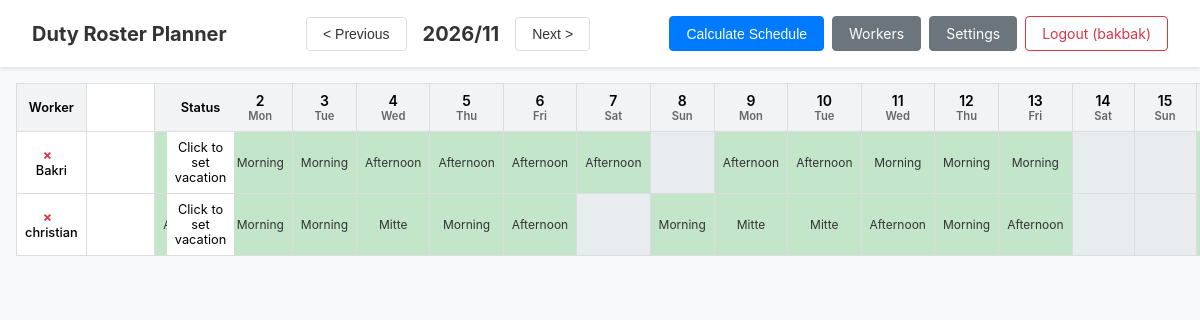
/ (signed in), run on the app's committed database.
### tables this page shows
CREATE TABLE workers (
                id INTEGER PRIMARY KEY AUTOINCREMENT,
                name TEXT NOT NULL,
                shift_preference TEXT,
                work_days_per_month INTEGER DEFAULT 20,
                category_id INTEGER,
                on_vacation INTEGER DEFAULT 0,
                vacation_start DATE,
                vacation_end DATE,
                created_at TIMESTAMP DEFAULT CURRENT_TIMESTAMP,
                FOREIGN KEY (category_id) REFERENCES categories(id)
            );

CREATE TABLE shifts (
                id INTEGER PRIMARY KEY AUTOINCREMENT,
                name TEXT NOT NULL,
                start_time TEXT NOT NULL,
                end_time TEXT NOT NULL,
                is_active INTEGER DEFAULT 1
            );

CREATE TABLE schedule (
                id INTEGER PRIMARY KEY AUTOINCREMENT,
                worker_id INTEGER NOT NULL,
                date DATE NOT NULL,
                shift_id INTEGER,
                status TEXT DEFAULT 'working',
                user_override INTEGER DEFAULT 0,
                UNIQUE(worker_id, date),
                FOREIGN KEY (worker_id) REFERENCES workers(id),
                FOREIGN KEY (shift_id) REFERENCES shifts(id)
            );

### app.py (the view)
@app.route('/')
@login_required
def roster():
    year = request.args.get('year', date.today().year, type=int)
    month = request.args.get('month', date.today().month, type=int)
    workers = db.get_workers()
    schedule = db.get_schedule(year, month)
    shifts = db.get_shifts()
    validation = scheduler.validate_schedule(year, month)
    _, days_in_month = calendar.monthrange(year, month)
    return render_template('roster.html',
                           workers=workers,
                           schedule=schedule,
                           year=year,
                           month=month,
                           validation=validation,
                           days_in_month=days_in_month,
                           shifts=shifts,
                           today=date.today())

### app.py (called while the page is built)
def get_weekday(year, month, day):
    return calendar.day_abbr[date(year, month, day).weekday()]

def get_cell(worker, day, year, month, schedule):
    worker_schedule = schedule.get(worker['id'], {})
    date_str = date(year, month, day).isoformat()
    return worker_schedule.get(date_str)

def get_cell_status(worker, day, year, month, schedule):
    cell = get_cell(worker, day, year, month, schedule)
    if cell:
        return cell['status']
    if scheduler.is_vacation_day(worker, date(year, month, day)):
        return 'vacation'
    return ''

def login_required(f):
    @wraps(f)
    def decorated(*args, **kwargs):
        if 'user_id' not in session:
            return redirect(url_for('login'))
        return f(*args, **kwargs)
    return decorated

@app.before_request
def debug_auth():
    app.logger.warning(
        "PATH=%s SECURE=%s USER_ID=%s TOKEN_EXISTS=%s",
        request.path,
        request.is_secure,
        session.get("user_id"),
        bool(session.get("token"))
    )

### database.py (called while the page is built)
    def get_workers(self) -> List[Dict]:
        cursor = self.conn.cursor()
        cursor.execute('''
            SELECT w.*, c.name as category_name, c.hours_per_week
            FROM workers w
            LEFT JOIN categories c ON w.category_id = c.id
            ORDER BY w.name
        ''')
        return [dict(row) for row in cursor.fetchall()]

    def get_shifts(self) -> List[Dict]:
        cursor = self.conn.cursor()
        cursor.execute("SELECT * FROM shifts WHERE is_active = 1 ORDER BY start_time")
        return [dict(row) for row in cursor.fetchall()]

### scheduler.py (called while the page is built)
    def get_days_in_month(self, year: int, month: int) -> List[date]:
        if month == 12:
            next_month = date(year + 1, 1, 1)
        else:
            next_month = date(year, month + 1, 1)
        start = date(year, month, 1)
        end = next_month - timedelta(days=1)
        days = []
        current = start
        while current <= end:
            days.append(current)
            current += timedelta(days=1)
        return days

    def is_vacation_day(self, worker: Dict, day: date) -> bool:
        if not worker['on_vacation'] or not worker['vacation_start'] or not worker['vacation_end']:
            return False
        vacation_start = date.fromisoformat(worker['vacation_start'])
        vacation_end = date.fromisoformat(worker['vacation_end'])
        return vacation_start <= day <= vacation_end

### templates/roster.html (shortened to what this page needs)
<!DOCTYPE html>
<html lang="en">
<head>
    <link rel="stylesheet" href="{{ url_for('static', filename='css/roster.css') }}">
</head>
<body>
    <header>
        <div class="header-left">
            <h1>Duty Roster Planner</h1>
        </div>
        <div class="header-center">
            <button onclick="prevMonth()" class="btn">&lt; Previous</button>
            <span class="month-label" id="monthLabel">{{ year }}/{{ month }}</span>
            <button onclick="nextMonth()" class="btn">Next &gt;</button>
        </div>
        <div class="header-right">
            <button onclick="calculateSchedule()" class="btn btn-primary">Calculate Schedule</button>
            <a href="{{ url_for('workers') }}" class="btn btn-secondary">Workers</a>
            <a href="{{ url_for('settings') }}" class="btn btn-secondary">Settings</a>
            <a href="{{ url_for('logout') }}" class="btn btn-logout">Logout ({{ session.username }})</a>
        </div>
    </header>
    <main class="roster-container">
        <div class="roster-table-wrapper">
            <table class="roster-table" id="rosterTable">
                <thead>
                    <tr>
                        <th class="worker-name-header">Worker</th>
                        <th class="status-header">Status</th>
                        {% for day in range(1, days_in_month + 1) %}
                        <th class="day-header" data-day="{{ day }}">
                            <span class="day-number">{{ day }}</span>
                            <span class="day-weekday">{{ get_weekday(year, month, day) }}</span>
                        </th>
                        {% endfor %}
                    </tr>
                </thead>
                <tbody>
                    {% for worker in workers %}
                    <tr class="worker-row" data-worker-id="{{ worker.id }}">
                        <td class="worker-name">
                            <span class="worker-icon">
                                {% if validation[worker.id]['status'] == 'ok' %}
                                <span class="icon-check" title="Schedule OK">✓</span>
                                {% elif validation[worker.id]['unassigned_days'] > 0 %}
                                <span class="icon-error" title="{{ validation[worker.id]['unassigned_days'] }} days unassigned">✗</span>
                                {% endif %}
                            </span>
                            {{ worker.name }}
                        </td>
                        <td class="status-cell">
                            {% if worker.on_vacation %}
                            <span class="badge badge-vacation" onclick="openVacationModal({{ worker.id }}, true)" style="cursor: pointer;">Vacation</span>
                            {% else %}
                            <span onclick="openVacationModal({{ worker.id }}, false)" style="cursor: pointer;">Click to set vacation</span>
                            {% endif %}
                        </td>
                        {% for day in range(1, days_in_month + 1) %}
                        <td class="schedule-cell status-{{ get_cell_status(worker, day, year, month, schedule) }}"
                            data-worker-id="{{ worker.id }}"
                            data-day="{{ day }}"
                            onclick="editCell(this)"
                            oncontextmenu="event.preventDefault(); openVacationModal({{ worker.id }}, false)">
                            {% set cell = get_cell(worker, day, year, month, schedule) %}
                            {% if cell and cell.shift_name %}
                            <span class="shift-label">{{ cell.shift_name }}</span>
                            {% endif %}
                        </td>
                        {% endfor %}
                    </tr>
                    {% endfor %}
                </tbody>
            </table>
        </div>
    </main>
</body>
</html>

### static/css/roster.css (style rules this page uses)
body { font-family: -apple-system, BlinkMacSystemFont, 'Segoe UI', Roboto, sans-serif; background: #f8f9fa; margin: 0; padding: 0; }
header { background: #fff; padding: 1rem 2rem; display: flex; justify-content: space-between; align-items: center; box-shadow: 0 2px 4px rgba(0,0,0,0.1); position: sticky; top: 0; z-index: 100; }
.header-left h1 { margin: 0; color: #333; font-size: 1.25rem; }
.header-center { display: flex; align-items: center; gap: 1rem; }
.month-label { font-size: 1.25rem; font-weight: bold; color: #333; }
.header-right { display: flex; gap: 0.5rem; }
.btn { padding: 0.5rem 1rem; border: 1px solid #ddd; background: #fff; color: #333; border-radius: 4px; cursor: pointer; font-size: 0.875rem; text-decoration: none; display: inline-block; }
.btn-primary { background: #007bff; color: white; border-color: #007bff; }
.btn-secondary { background: #6c757d; color: white; border-color: #6c757d; }
.btn-logout { color: #dc3545; border-color: #dc3545; }
.roster-container { padding: 1rem; overflow-x: auto; }
.roster-table { width: 100%; border-collapse: collapse; background: #fff; }
.roster-table th, .roster-table td { border: 1px solid #ddd; padding: 0.5rem; text-align: center; font-size: 0.8rem; }
.roster-table th { background: #f1f3f5; font-weight: 600; }
.worker-name-header, .status-header { position: sticky; left: 0; background: #f1f3f5; z-index: 10; }
.worker-name-header { left: 0; }
.status-header { left: 150px; }
.worker-name { position: sticky; left: 0; background: #fff; font-weight: 500; text-align: left; padding-left: 1rem; z-index: 5; }
.worker-icon { margin-right: 0.5rem; }
.icon-error { color: #dc3545; font-weight: bold; }
.day-header { min-width: 45px; }
.day-number { display: block; font-size: 0.875rem; }
.day-weekday { display: block; font-size: 0.7rem; color: #666; }
.schedule-cell { cursor: pointer; height: 35px; }
.schedule-cell.status-off { background: #e9ecef; }
.schedule-cell.status-working { background: #c3e6cb; }
.shift-label { font-size: 0.75rem; color: #333; }
.status-cell { position: sticky; left: 150px; background: #fff; z-index: 5; font-size: 0.75rem; }

### data on the page
workers: name "Bakri"
shifts: shift_name "Morning" "Morning" "Morning" "Morning" "Morning" "Morning" "Morning" "Morning" "Morning" "Morning"
shifts: shift_name "Afternoon" "Afternoon" "Afternoon" "Afternoon" "Afternoon" "Afternoon" "Afternoon" "Afternoon" "Afternoon"
workers: name "christian"
shifts: shift_name "Mitte" "Mitte" "Mitte"

### other printed values
{{ year }} "2026"
{{ month }} "11"
{{ session.username }} "bakbak"
{{ day }} "2" "3" "4" "5" "6" "7" "8" "9" "10" "11" "12" "13" "14" "15"
{{ get_weekday(year, month, day) }} "Mon" "Tue" "Wed" "Thu" "Fri" "Sat" "Sun" "Mon" "Tue" "Wed" "Thu" "Fri" "Sat" "Sun"
